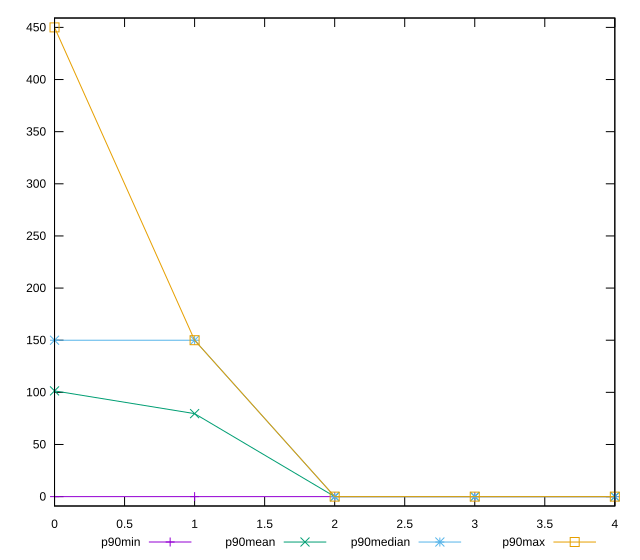

Reproduce this figure in gnuplot.
reset

$p90Min <<EOF
0 0
1 0
2 0
3 0
4 0
EOF

$p90Mean <<EOF
0 101.38297872340425
1 79.57446808510639
2 0
3 0
4 0
EOF

$p90Median <<EOF
0 150
1 150
2 0
3 0
4 0
EOF

$p90Max <<EOF
0 450
1 150
2 0
3 0
4 0
EOF

set key outside below
set xrange [0:4]
set yrange [-9:459]
set trange [-9:459]
set terminal svg size 640, 560 enhanced background rgb 'white'
set output "report_00012_2021-02-09T11:01:39.952Z/unminified-css/progression/value.svg"

plot $p90Min title "p90min" with linespoints, \
     $p90Mean title "p90mean" with linespoints, \
     $p90Median title "p90median" with linespoints, \
     $p90Max title "p90max" with linespoints

reset
